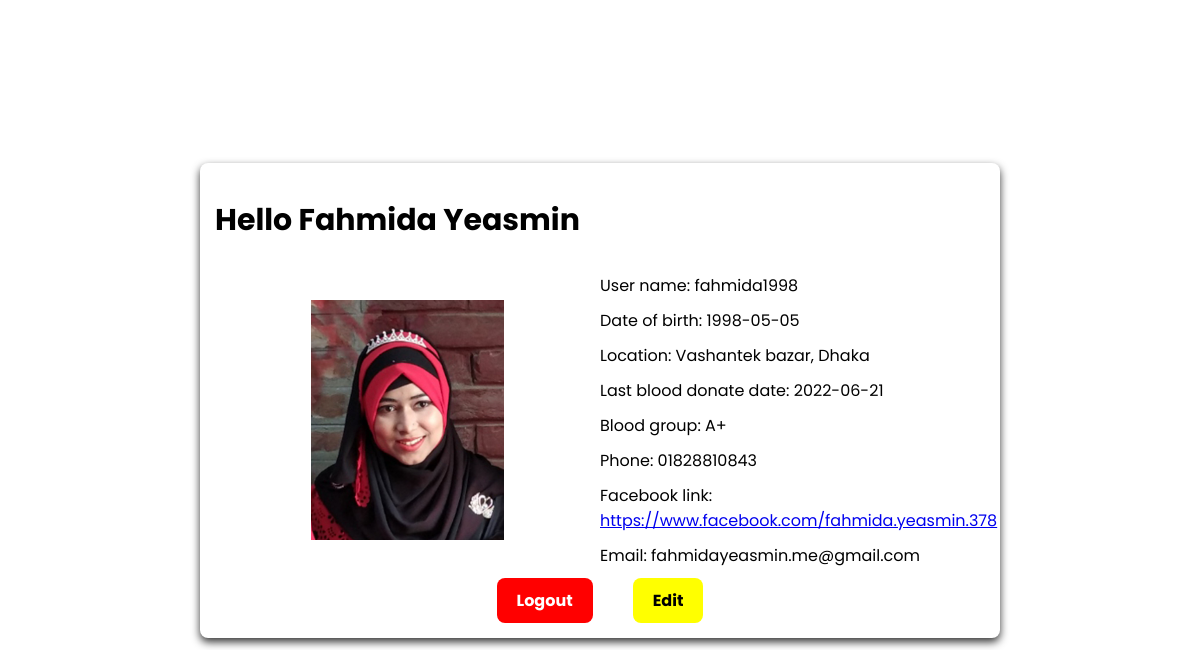
/profile1.php (signed in), run on an earlier commit of the app's database.
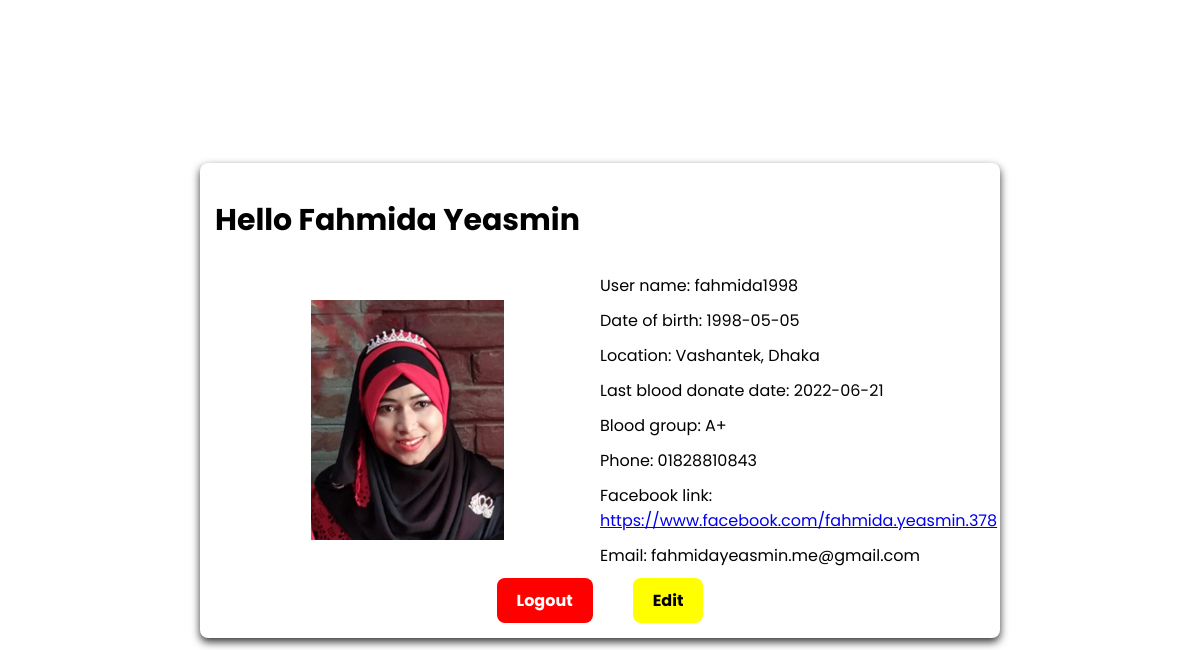
And on a later commit of the database.
### tables this page shows
CREATE TABLE `donors` (
  `id` int(11) NOT NULL,
  `f_name` varchar(255) NOT NULL,
  `l_name` varchar(255) NOT NULL,
  `u_name` varchar(255) NOT NULL,
  `dob` date NOT NULL,
  `location` varchar(255) NOT NULL,
  `donate_date` date NOT NULL,
  `blood` varchar(5) NOT NULL,
  `photo` varchar(255) NOT NULL,
  `phone` varchar(11) NOT NULL,
  `fb` varchar(255) NOT NULL,
  `email` varchar(255) NOT NULL,
  `password` varchar(255) NOT NULL,
  `gender` varchar(255) DEFAULT NULL
);

### profile1.php (the view, shortened to what this page needs)
<?php
    include './include/configuration.php';
    $user_id = $_SESSION['user_id'];
?>
<!DOCTYPE html>
<html lang="en">
<head>
    <link rel="stylesheet" href="./css/style.css">
    <link rel="stylesheet" href="https://cdnjs.cloudflare.com/ajax/libs/font-awesome/6.1.1/css/all.min.css" />
</head>
<body>
    <section id="profile">
        <?php
            $load_profile = "SELECT * FROM `donors` WHERE id = '$user_id'";
            $run_query = mysqli_query($conn, $load_profile);
            if(mysqli_num_rows($run_query)){
                $row = mysqli_fetch_assoc($run_query);
            }
        ?>
        <h1 class="title">Hello <?php echo $row['f_name'] . " " . $row['l_name'] ?></h1>
        <form action="" method="post" enctype="multipart/form-data">
            <div class="flex">
                <div class="left">
                    <img src="<?php echo './upload_img/'.$row['photo']; ?>" alt="">
                </div>
                <div class="right">
                    <label for="uname">User name: <?php echo $row['u_name'] ?></label>
                    <label for="dob">Date of birth: <?php echo $row['dob'] ?></label>
                    <label for="loc">Location: <?php echo $row['location'] ?></label>
                    <label for="last_blood">Last blood donate date: <?php echo $row['donate_date'] ?></label>
                    <label for="blood">Blood group: <?php echo $row['blood'] ?></label>
                    <label for="phone">Phone: <?php echo $row['phone'] ?></label>
                    <label for="phone">Facebook link: <a href="<?php echo $row['fb'] ?>"><?php echo $row['fb'] ?></a></label>
                    <label for="email">Email: <?php echo $row['email'] ?></label>
                </div>
            </div>
            <div class="btn">
                <a id="logout" name="logout" href="profile.php?logout=<?php echo $user_id; ?>">Logout</a>
                <a id="edit" href="./update_profile.php">Edit</a>
            </div>
        </form>
    </section>
</body>
</html>

What changed in the data, as far as the page shows it:
changed donors "Fahmida": location "Vashantek bazar, Dhaka" → "Vashantek, Dhaka"
